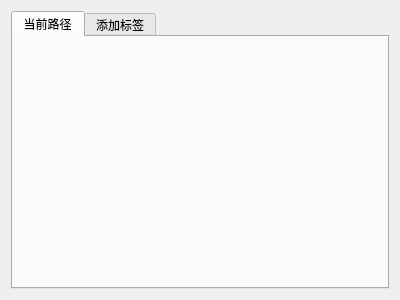
<?xml version="1.0" encoding="UTF-8"?>
<ui version="4.0">
 <class>newWindow</class>
 <widget class="QWidget" name="newWindow">
  <property name="geometry">
   <rect>
    <x>0</x>
    <y>0</y>
    <width>400</width>
    <height>300</height>
   </rect>
  </property>
  <property name="windowTitle">
   <string>Form</string>
  </property>
  <layout class="QGridLayout" name="gridLayout">
   <item row="0" column="0">
    <widget class="QTabWidget" name="tabWidget">
     <property name="currentIndex">
      <number>0</number>
     </property>
     <widget class="QWidget" name="tab">
      <attribute name="title">
       <string>当前路径</string>
      </attribute>
     </widget>
     <widget class="QWidget" name="tab_2">
      <attribute name="title">
       <string>添加标签</string>
      </attribute>
      <widget class="QPushButton" name="pushButton">
       <property name="geometry">
        <rect>
         <x>120</x>
         <y>150</y>
         <width>80</width>
         <height>18</height>
        </rect>
       </property>
       <property name="text">
        <string>返回</string>
       </property>
      </widget>
     </widget>
    </widget>
   </item>
  </layout>
 </widget>
 <resources/>
 <connections/>
</ui>
